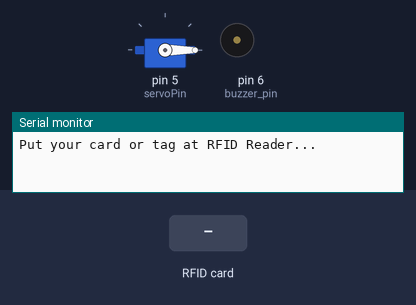
The sketch below on a simulated Arduino Uno, built with avr-gcc and run on an emulated ATmega328P. Parts: servo, buzzer (waves = sounding), the last lines printed to the serial monitor. Inputs (shaded band) come from the test bench.

Above: at 1.2 s.
1.3 s: RFID card DA A9 56 D3 held to the reader
At 1.45 s:
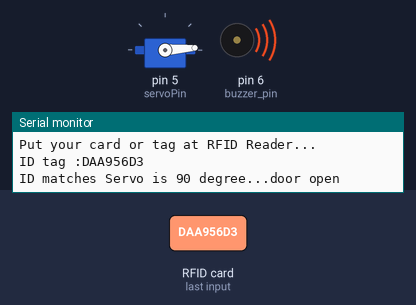
At 4.7 s:
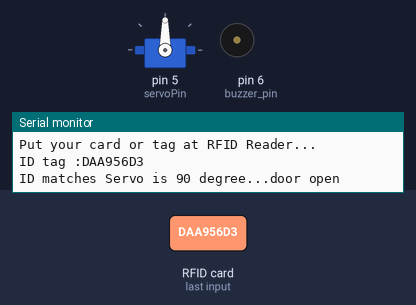
Timing chart, 0 to 10.3 s (numbered marks = the images above; inputs shaded):
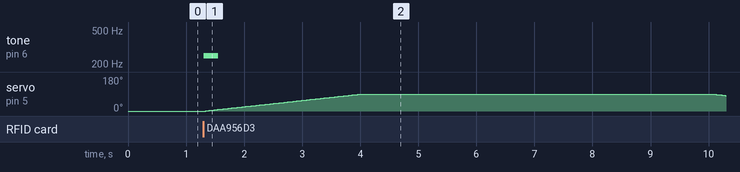

Measured:
- after the input at 1.3 s, tone on pin 6 (buzzer_pin): silent → 250 Hz at once, → silent 0.25 s later; servo on pin 5 (servoPin): rises from 0° to 90° in 2.7 s, then falls to 82° in 6.3 s

The sketch:

Open_Gate.ino
```cpp
#include <SPI.h>
#include <MFRC522.h>
#include <Servo.h>
#define SS_PIN 10
#define RST_PIN 9

MFRC522 mfrc522(SS_PIN, RST_PIN);
Servo myservo;
String myID = "DAA956D3";
String myID2 = "D0CBD725";
int buzzer_pin = 6;
int servoPin = 5;
int pos;

void setup()
{
  Serial.begin(9600);
  SPI.begin();
  mfrc522.PCD_Init();
  Serial.println("Put your card or tag at RFID Reader...");
  Serial.println();
  pinMode(buzzer_pin, OUTPUT);
  myservo.attach(servoPin);
  myservo.write(0);
}

void loop()
{
  if ( ! mfrc522.PICC_IsNewCardPresent())
  {
    return;
  }
  if ( ! mfrc522.PICC_ReadCardSerial())
  {
    return;
  }

  Serial.print("ID tag :");
  String newID;
  byte letter;

  for (byte i = 0; i < mfrc522.uid.size; i++)
  {
    Serial.print(mfrc522.uid.uidByte[i], HEX);
    newID.concat(String(mfrc522.uid.uidByte[i], HEX));
  }

  Serial.println();
  newID.toUpperCase();

  if ((newID == myID))
  {
    Serial.println("ID matches Servo is 90 degree...door open");
    tone(buzzer_pin,250,250);
    for(pos=0; pos<=90; pos++)
    {
    myservo.write(pos);
    delay(30);
    }
    delay(6000);
    for(pos=90; pos>=0; pos--)
    {
    myservo.write(pos);
    delay(30);
    }
    noTone(buzzer_pin);
  }

  if ((newID == myID2))
  {
    Serial.println("ID matches Servo is 90 degree...door open");
    tone(buzzer_pin,250,250);
    for(pos=0; pos<=90; pos++)
    {
    myservo.write(pos);
    delay(30);
    }
    delay(6000);
    for(pos=90; pos>=0; pos--)
    {
    myservo.write(pos);
    delay(30);
    }
    noTone(buzzer_pin);
  }

  else
  {
    Serial.println("Wrong ID..Servo is 0 degree..door closed");
    myservo.write(0);
    tone(buzzer_pin,250,250);
    delay(250);
  }
}
```
